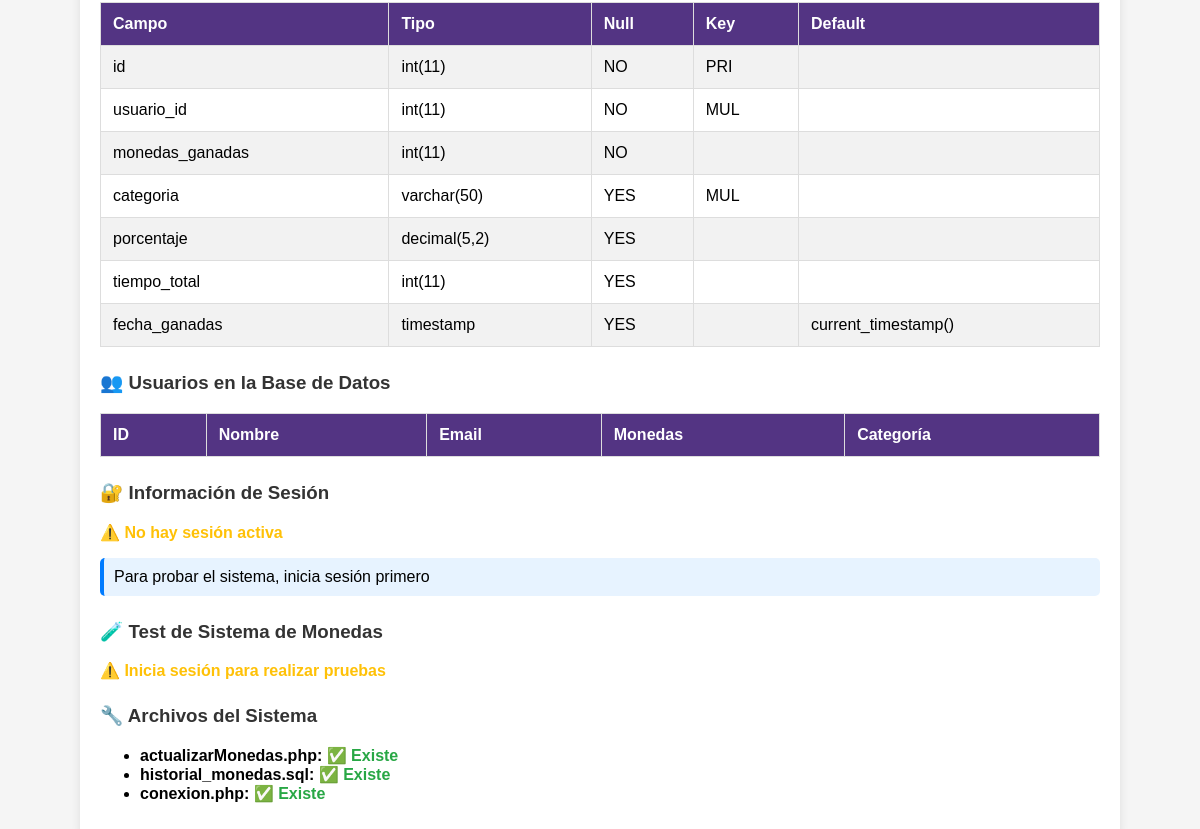
The page /panelControl/diagnostico_monedas.php (lower part) on the database as committed earlier.
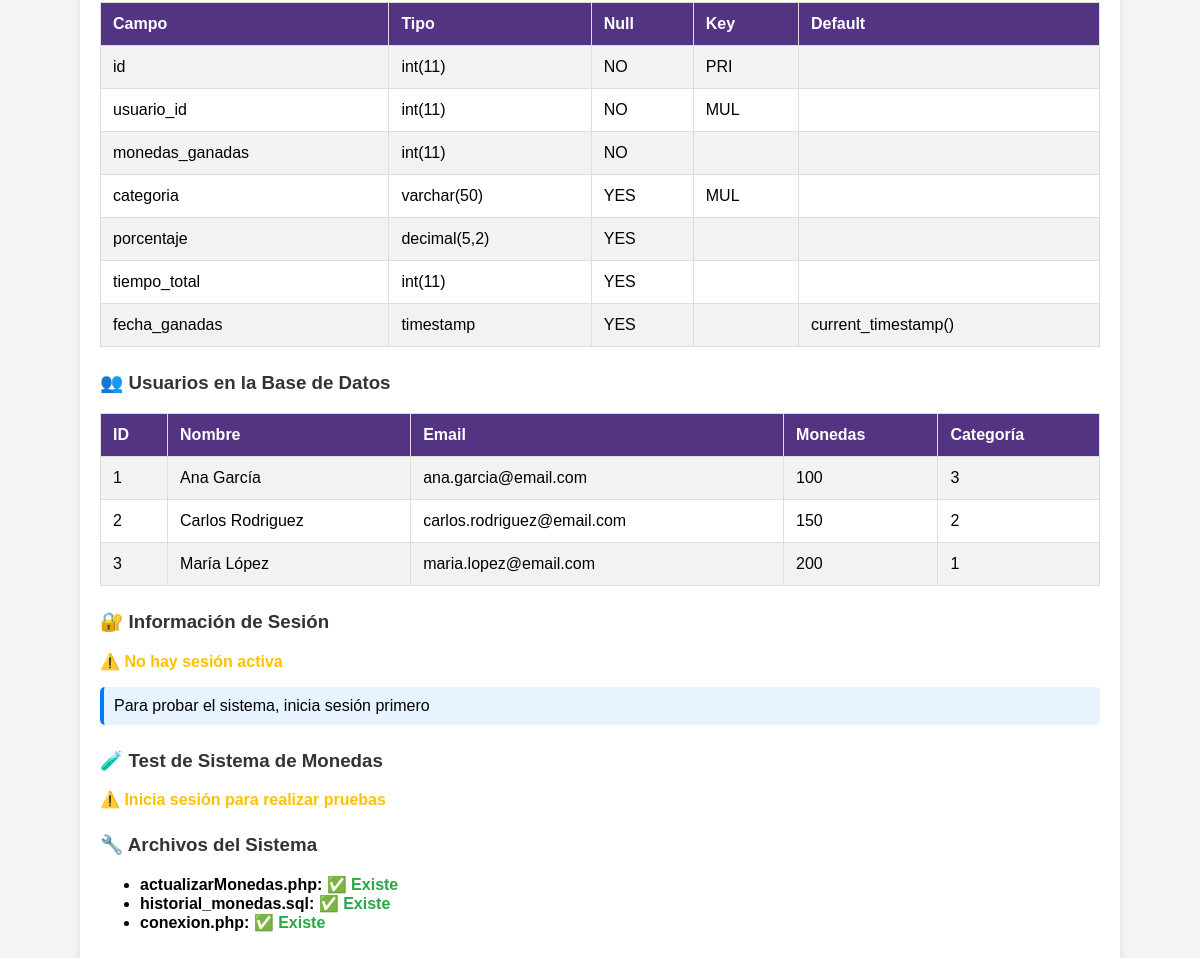
The same page on the database as committed later.
### tables this page shows
CREATE TABLE `usuarios` (
  `id` int(11) NOT NULL,
  `nombre` varchar(100) NOT NULL,
  `email` varchar(100) NOT NULL,
  `password` varchar(255) NOT NULL,
  `cod_categoria` int(11) DEFAULT NULL,
  `avatar` varchar(255) DEFAULT 'avatar.png',
  `monedas_totales` int(11) DEFAULT 100,
  `fecha_registro` timestamp NOT NULL DEFAULT current_timestamp(),
  `activo` tinyint(1) DEFAULT 1
);

### panelControl/diagnostico_monedas.php (the view, shortened to what this page needs)
<?php
require_once '../bd/conexion.php';
?>
<!DOCTYPE html>
<html lang="es">
<head>
</head>
<body>
    <div class="container">
        <?php
        try {
            $stmt = $pdo->query("DESCRIBE usuarios");
            $columns = $stmt->fetchAll(PDO::FETCH_ASSOC);
            try {
                $stmt = $pdo->query("DESCRIBE historial_monedas");
                $columns = $stmt->fetchAll(PDO::FETCH_ASSOC);
                echo "<table>";
                echo "<tr><th>Campo</th><th>Tipo</th><th>Null</th><th>Key</th><th>Default</th></tr>";
                foreach ($columns as $column) {
                    echo "<tr>";
                    echo "<td>" . htmlspecialchars($column['Field']) . "</td>";
                    echo "<td>" . htmlspecialchars($column['Type']) . "</td>";
                    echo "<td>" . htmlspecialchars($column['Null']) . "</td>";
                    echo "<td>" . htmlspecialchars($column['Key']) . "</td>";
                    echo "<td>" . htmlspecialchars($column['Default'] ?? '') . "</td>";
                    echo "</tr>";
                }
                echo "</table>";
            } catch (PDOException $e) {
                echo "<p class='error'>❌ Tabla no existe: " . htmlspecialchars($e->getMessage()) . "</p>";
                echo "<div class='info'><strong>Solución:</strong> Ejecuta el archivo historial_monedas.sql en phpMyAdmin</div>";
            }
            echo "<h3>👥 Usuarios en la Base de Datos</h3>";
            $stmt = $pdo->query("SELECT id, nombre, email, monedas_totales, cod_categoria FROM usuarios LIMIT 5");
            $usuarios = $stmt->fetchAll(PDO::FETCH_ASSOC);
            echo "<table>";
            echo "<tr><th>ID</th><th>Nombre</th><th>Email</th><th>Monedas</th><th>Categoría</th></tr>";
            foreach ($usuarios as $usuario) {
                echo "<tr>";
                echo "<td>" . htmlspecialchars($usuario['id']) . "</td>";
                echo "<td>" . htmlspecialchars($usuario['nombre']) . "</td>";
                echo "<td>" . htmlspecialchars($usuario['email']) . "</td>";
                echo "<td>" . htmlspecialchars($usuario['monedas_totales']) . "</td>";
                echo "<td>" . htmlspecialchars($usuario['cod_categoria'] ?? 'Sin asignar') . "</td>";
                echo "</tr>";
            }
            echo "</table>";
            echo "<h3>🔐 Información de Sesión</h3>";
            if (isset($_SESSION['usuario_id'])) {
                echo "<p class='success'>✅ Sesión activa</p>";
                echo "<ul>";
                echo "<li><strong>Usuario ID:</strong> " . htmlspecialchars($_SESSION['usuario_id']) . "</li>";
                echo "<li><strong>Usuario Nombre:</strong> " . htmlspecialchars($_SESSION['usuario_nombre'] ?? 'No establecido') . "</li>";
                echo "<li><strong>Usuario Monedas:</strong> " . htmlspecialchars($_SESSION['usuario_monedas'] ?? 'No establecido') . "</li>";
                echo "</ul>";
            } else {
                echo "<p class='warning'>⚠️ No hay sesión activa</p>";
                echo "<div class='info'>Para probar el sistema, inicia sesión primero</div>";
            }
            echo "<h3>🧪 Test de Sistema de Monedas</h3>";
            if (isset($_SESSION['usuario_id'])) {
                echo "<div class='info'>";
                echo "<p><strong>Test automático disponible:</strong></p>";
                echo "<p>El sistema está configurado correctamente. Puedes probar:</p>";
                echo "<ol>";
                echo "<li>Jugar una trivia completa</li>";
                echo "<li>Verificar que las monedas se actualicen en tiempo real</li>";
                echo "<li>Comprobar el historial en la base de datos</li>";
                echo "</ol>";
                echo "</div>";
            } else {
                echo "<p class='warning'>⚠️ Inicia sesión para realizar pruebas</p>";
            }
        } catch (PDOException $e) {
            echo "<h3 class='error'>❌ Error de Base de Datos</h3>";
            echo "<p class='error'>" . htmlspecialchars($e->getMessage()) . "</p>";
        }
        ?>
        <h3>🔧 Archivos del Sistema</h3>
        <ul>
            <li><strong>actualizarMonedas.php:</strong> <?php echo file_exists('actualizarMonedas.php') ? '<span class="success">✅ Existe</span>' : '<span class="error">❌ No existe</span>'; ?></li>
            <li><strong>historial_monedas.sql:</strong> <?php echo file_exists('../bd/historial_monedas.sql') ? '<span class="success">✅ Existe</span>' : '<span class="error">❌ No existe</span>'; ?></li>
            <li><strong>conexion.php:</strong> <?php echo file_exists('../bd/conexion.php') ? '<span class="success">✅ Existe</span>' : '<span class="error">❌ No existe</span>'; ?></li>
        </ul>
    </div>
</body>
</html>

### panelControl/diagnostico_monedas.php (style rules this page uses)
body { font-family: Arial, sans-serif; margin: 20px; background: #f5f5f5; }
.container { max-width: 1000px; margin: 0 auto; background: white; padding: 20px; border-radius: 10px; box-shadow: 0 2px 10px rgba(0,0,0,0.1); }
table { width: 100%; border-collapse: collapse; margin: 10px 0; }
th { background-color: #533483; color: white; }
tr:nth-child(even) { background-color: #f2f2f2; }
h3 { color: #333; margin-top: 25px; }
.success { color: #28a745; font-weight: bold; }
.warning { color: #ffc107; font-weight: bold; }
.info { background: #e7f3ff; padding: 10px; border-radius: 5px; margin: 10px 0; border-left: 4px solid #007bff; }

Rows that differ between the two databases and show on the page:
added usuarios: id "1", nombre "Ana García", email "ana.garcia@email.com", monedas_totales "100", cod_categoria "3"
added usuarios: id "2", nombre "Carlos Rodriguez", email "carlos.rodriguez@email.com", monedas_totales "150", cod_categoria "2"
added usuarios: id "3", nombre "María López", email "maria.lopez@email.com", monedas_totales "200", cod_categoria "1"
